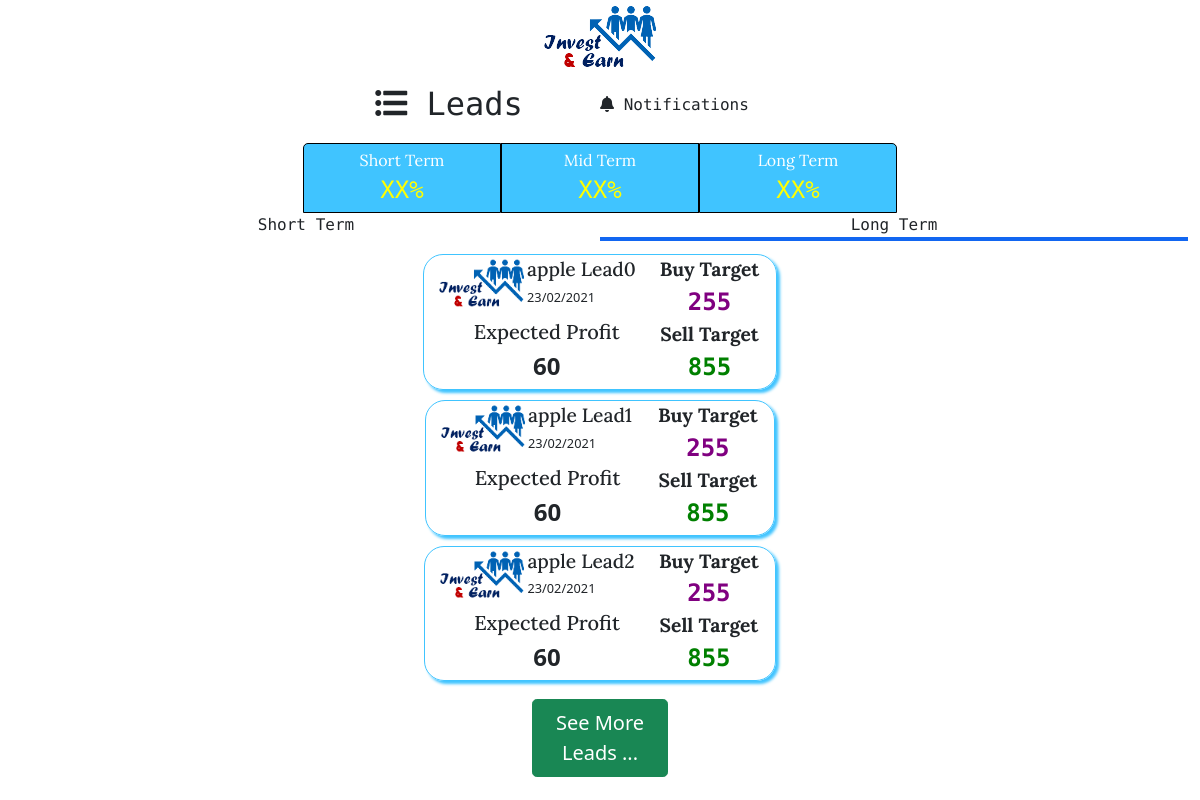
The app's page /long-term-leads (signed in) with its own data.
### app.py (models this page shows)
class Leads(db.Model):
    id = db.Column(db.Integer, primary_key=True)
    name = db.Column(db.String(50), nullable=False)
    logo = db.Column(db.Text, nullable=True)
    type = db.Column(db.String(10), nullable=False)
    buy_price = db.Column(db.String(30), nullable=False)
    sell_price = db.Column(db.String(30), nullable=False)
    profit = db.Column(db.String(10), nullable=False)
    good_for_trade = db.Column(db.Boolean, nullable=False, default=True)
    date = db.Column(db.String(100), nullable=False,
                     default=date.today().strftime('%d/%m/%Y'))

### app.py (the view)
@app.route('/long-term-leads')
def long_leads():
    if 'email' not in session:
        return redirect(url_for('login'))
    return render_template('long_leads.html',
                           leads=Leads.query.filter_by(type='long'
                           ).all())

### templates/long_leads.html (shortened to what this page needs)
<!doctype html>
<html lang="en">
  <head>
    <link rel="stylesheet" href="https://use.fontawesome.com/releases/v5.7.0/css/all.css"
>
    <link href="https://cdn.jsdelivr.net/npm/bootstrap@5.0.0-beta2/dist/css/bootstrap.min.css" rel="stylesheet">
  </head>
  <body>
    <header class="row justify-content-center container-fluid m-0 p-0" style="margin-right: 10px !important;">
      <div class="col-12 col-sm-12 col-md-12 col-lg-8 col-xl-6" style="padding-left: 10px;padding-right: 10px;">
        <div class="row justify-content-center">
          <div class="col-auto"> <img src="../static/logo.png"> </div>
        </div>
        <div class="row mt-2">
          <div class="col text-center align-middle p-0">
            <h2> <i class="fas fa-list-ul"></i> Leads</h2>
          </div>
          <div class="col text-center align-middle p-0" style="display: flex;align-items: center;">
            <h6> <a href="{{url_for('notifications')}}"><i class="fas fa-bell"></i> Notifications </a></h6>
          </div>
        </div>
        <div class="row justify-content-center mt-2" style="font-size: 6rem;">
          <div class="col justify-content-center mt-1 p-1 text-center lead l1" >
            Short Term <br> <span>XX%</span>
          </div>
          <div class="col justify-content-center mt-1 p-1 text-center lead l2" >
            Mid Term <br> <span>XX%</span>
          </div>
          <div class="col justify-content-center mt-1 p-1 text-center lead l3" >
            Long Term <br> <span>XX%</span>
          </div>
        </div>
      </div>
      <div class="row justify-content-center text-center">
        <div class="col"> <a href="{{url_for('short_leads')}}">Short Term</a></div>
      <div class="col" style="border-bottom: solid 4px #1266F1;">Long Term</div>
      </div>
    </header>
      <main>
      <div class="row justify-content-center mt-2">
        <div class="col-12 col-sm-12 col-md-12 col-lg-8 col-xl-6 box">
          <div class="row justify-content-center">
              {% for lead in leads %}
              <div class="col-auto main-lead-box">
                    <div class="lead-box row">
                      <div class="lead-box-in col-8">
                        <div class="row">
                          <div class="col-5">
                            <img src="{{lead.logo}}" class="lead-logo">
                          </div>
                          <div class="main-lead-box-p col-7">
                            <span class="m-0" style="font-size: 1.2rem;font-weight: 500;font-family: 'Lora', serif;">{{lead.name}}</span> <br>
                            <span class="lead-date" style="font-size: 0.8rem;">{{lead.date}}</span>
                          </div>
                        </div>
                      </div>
                      <div class="col-4 buy">
                        <p class="m-0">Buy Target</p>
                        <span class="buy-target d-block">{{lead.buy_price}}</span>
                      </div>
                    </div>
                    <div class="lead-box row">
                     <div class="lead-box-in col-8" style="padding-left: 3px !important;">
                          <h5 style="font-family: 'Lora', serif;" class="text-center">Expected Profit</h5>
                          <h4 class="lead-profit text-center"> <b>{{lead.profit}}</b></h4>
                      </div>
                      <div class="col-4 sell">
                        <p class="m-0">Sell Target</p>
                        <span class="sell-target d-block">{{lead.sell_price}}</span>
                      </div>
                    </div>
                </div>
              {% endfor %}
                  <div class="row justify-content-center mt-2">
                    <div class="col-12 col-xl-4 col-lg-6 col-md-6 col-sm-6" style="padding: 5px 30px 5px 30px;">
                      <button class="btn btn-success btn-lg w-100" id="load" onclick="load_all();">See More Leads ...</button>
                    </div>
                  </div>
              </div>
            </div>
          </div>
      </main>
  </body>
</html>

### templates/long_leads.html (style rules this page uses)
header { font-family: 'Roboto Mono', monospace; padding-left: 5px !important; padding-right: 5px !important; }
header div .lead { border: solid 1px black; background-color: #40C4FF; font-size: 1rem; color: white; font-family: 'Lora', serif; }
header div .lead span { color: yellow ; font-size: 1.5rem; font-family: 'Roboto Mono', monospace; }
header div .l1 { border-top-left-radius: 5px; margin-left: 5px; }
header div .l3 { border-top-right-radius: 5px; margin-right: 5px; }
a { color: unset; text-decoration: none; }
.main-lead-box { box-shadow: 3px 3px 3px #40C4FF; margin: 5px !important; border-radius: 20px; border:1px solid #40C4FF; display: none; }
.main-lead-box .buy , .main-lead-box .sell { font-size: 1.2rem; font-weight: 700; font-family: 'Lora', serif; text-align: center; }
.main-lead-box .buy span { color: purple; text-align: center; font-size: 1.5rem; font-family: 'Roboto Mono', monospace; }
.main-lead-box .sell span { color: green; text-align: center; font-size: 1.5rem; font-family: 'Roboto Mono', monospace; }
.lead-logo { width: 100%; height: 100%; border-radius: 10px; }
.main-lead-box div { margin: 0px !important; padding: 0px !important; }

### records on screen
Leads: logo (picture), name "apple Lead0", date "23/02/2021", buy_price "255", profit "60", sell_price "855"
Leads: logo (picture), name "apple Lead1", date "23/02/2021", buy_price "255", profit "60", sell_price "855"
Leads: logo (picture), name "apple Lead2", date "23/02/2021", buy_price "255", profit "60", sell_price "855"
